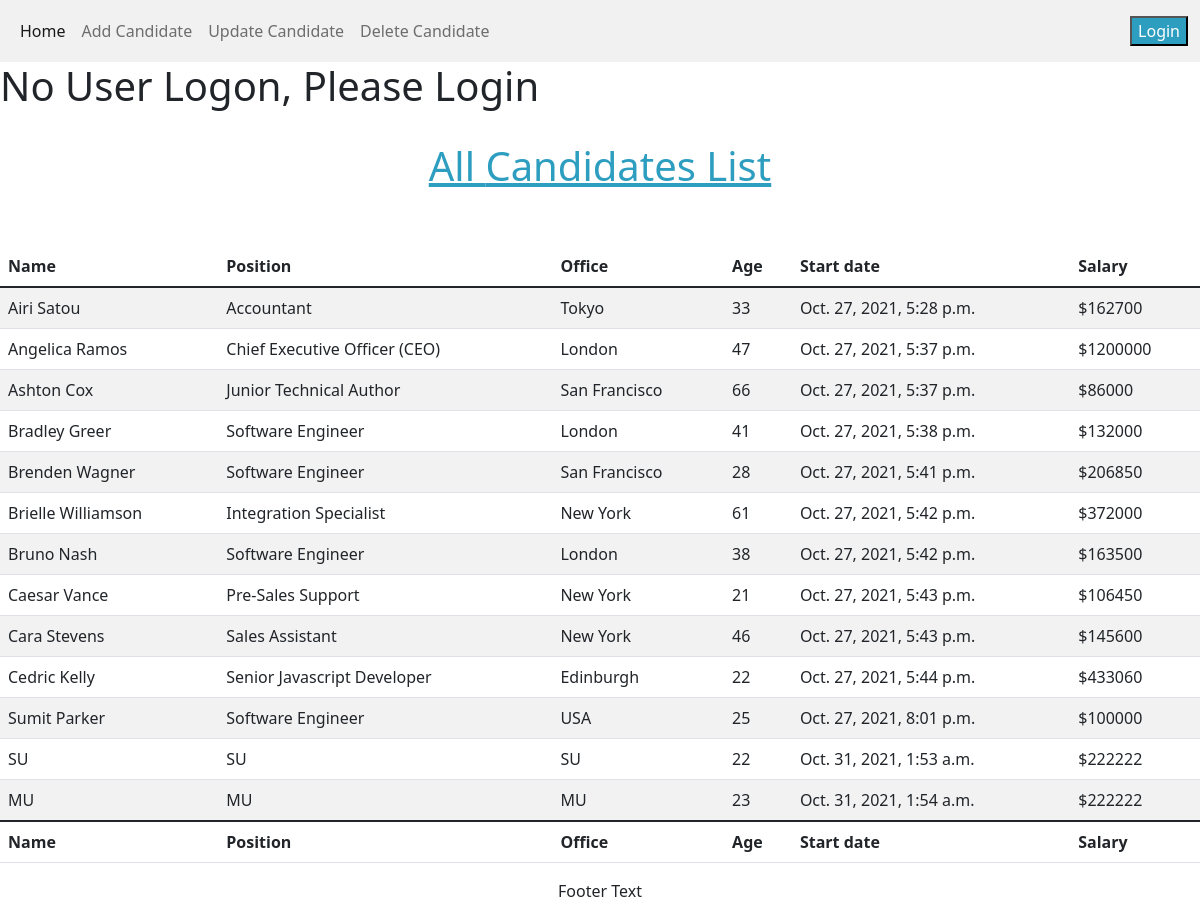
The page / on the database its author committed.
### users/models.py (models this page shows, shortened)
class Candidate(models.Model):
    user     = models.ForeignKey(User,on_delete=models.SET_NULL,blank=True,null=True)
    name     =  models.CharField(max_length=200)
    position =  models.CharField(max_length=200,null=True,blank=True)
    office   =  models.CharField(max_length=200,null=True,blank=True)
    age      =  models.IntegerField(null=True,blank=True)
    salary   =  models.IntegerField(null=True,blank=True)
    created  =  models.DateTimeField(auto_now_add=True)
    id       =  models.UUIDField(default=uuid.uuid4,unique=True,primary_key=True,editable=False)

### users/views.py (the view)
# urls.py: path('',views.candidates,name='candidates'),
def candidates(request):
    if request.user.is_authenticated:
        candidates = request.user.candidate_set.all()
    else:
        candidates = Candidate.objects.all()
    context={'candidates':candidates}
    return render(request,'users/candidates.html',context)

### users/templates/users/candidates.html (shortened to what this page needs)
{% extends 'main.html' %}
{% block content %}
{% load static %}
<div class="row">
    <div class="col-6">
        {% if request.user.is_authenticated %}
            <h1>Welcome, <b style="color: rgb(46, 158, 192);">{{request.user.username}}!</b></h1>
        {% else %}
            <h1>No User Logon, Please Login</h1>
        {% endif %}
    </div>
</div>
<br>
<div class="row">
    <div class="col-12">
        <h1 style="text-align: center; color: rgb(46, 158, 192);"><u>{% if request.user.is_authenticated == False %}All {% endif %}Candidates List</u></h1>
    </div>
</div>
<br>
<br>
<div class="table-responsive">
    <table class='table table-striped table-hover' id="example" class="display" style="width:100%">
        <thead>
            <tr>
                <th>Name</th>
                <th>Position</th>
                <th>Office</th>
                <th>Age</th>
                <th>Start date</th>
                <th>Salary</th>
            </tr>
        </thead>
        <tbody>
            {% for item in candidates %}
            <tr>
                <td>{{ item.name }}</td>
                <td>{{ item.position }}</td>
                <td>{{ item.office }}</td>
                <td>{{ item.age }}</td>
                <td>{{ item.created }}</td>
                <td>${{ item.salary }}</td>
            </tr>
            {% endfor %}
        </tbody>
        <tfoot>
            <tr>
                <th>Name</th>
                <th>Position</th>
                <th>Office</th>
                <th>Age</th>
                <th>Start date</th>
                <th>Salary</th>
            </tr>
        </tfoot>
    </table>
</div>
{% endblock content %}

### static/styles/style.css (style rules this page uses)
* { box-sizing: border-box }

### rows shown on the page
Candidate: name "Airi Satou", position "Accountant", office "Tokyo", age "33", created "Oct. 27, 2021, 5:28 p.m.", salary "162700"
Candidate: name "Angelica Ramos", position "Chief Executive Officer (CEO)", office "London", age "47", created "Oct. 27, 2021, 5:37 p.m.", salary "1200000"
Candidate: name "Ashton Cox", position "Junior Technical Author", office "San Francisco", age "66", created "Oct. 27, 2021, 5:37 p.m.", salary "86000"
Candidate: name "Bradley Greer", position "Software Engineer", office "London", age "41", created "Oct. 27, 2021, 5:38 p.m.", salary "132000"
Candidate: name "Brenden Wagner", position "Software Engineer", office "San Francisco", age "28", created "Oct. 27, 2021, 5:41 p.m.", salary "206850"
Candidate: name "Brielle Williamson", position "Integration Specialist", office "New York", age "61", created "Oct. 27, 2021, 5:42 p.m.", salary "372000"
Candidate: name "Bruno Nash", position "Software Engineer", office "London", age "38", created "Oct. 27, 2021, 5:42 p.m.", salary "163500"
Candidate: name "Caesar Vance", position "Pre-Sales Support", office "New York", age "21", created "Oct. 27, 2021, 5:43 p.m.", salary "106450"
Candidate: name "Cara Stevens", position "Sales Assistant", office "New York", age "46", created "Oct. 27, 2021, 5:43 p.m.", salary "145600"
Candidate: name "Cedric Kelly", position "Senior Javascript Developer", office "Edinburgh", age "22", created "Oct. 27, 2021, 5:44 p.m.", salary "433060"
Candidate: name "Sumit Parker", position "Software Engineer", office "USA", age "25", created "Oct. 27, 2021, 8:01 p.m.", salary "100000"
Candidate: name "SU", position "SU", office "SU", age "22", created "Oct. 31, 2021, 1:53 a.m.", salary "222222"
Candidate: name "MU", position "MU", office "MU", age "23", created "Oct. 31, 2021, 1:54 a.m.", salary "222222"
